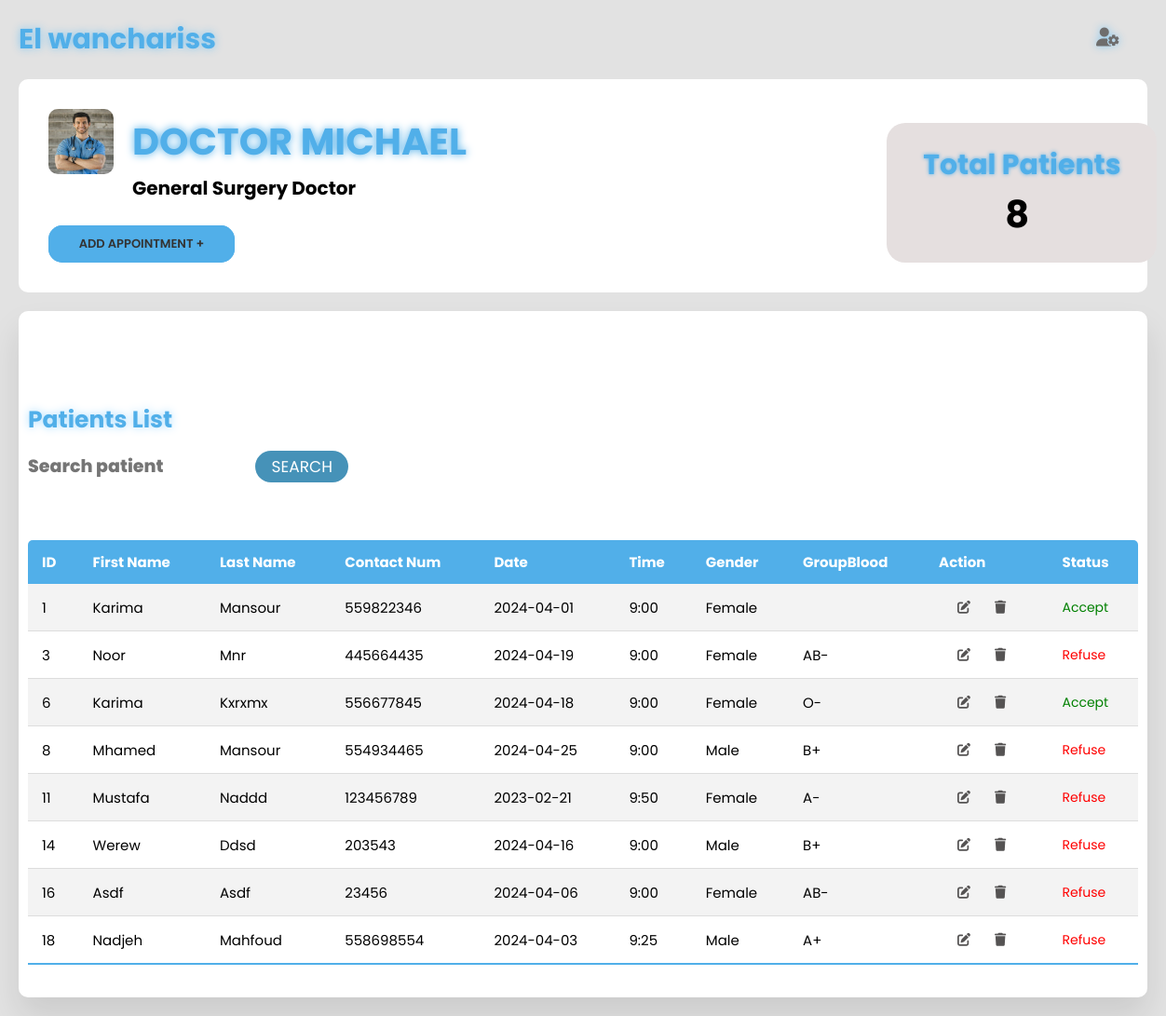
The app's page /dr2admin.php with its own data.
### tables this page shows
CREATE TABLE `patient_dr2` (
  `ID` int(100) NOT NULL,
  `first_name` varchar(255) NOT NULL,
  `last_name` varchar(255) NOT NULL,
  `gender` varchar(255) NOT NULL,
  `contact` int(255) NOT NULL,
  `date` date NOT NULL,
  `time` varchar(200) NOT NULL,
  `status` varchar(100) NOT NULL,
  `groupBlood` varchar(200) NOT NULL
);

### dr2admin.php (the view, shortened to what this page needs)
<?php
include "db_conn.php";
?>
<span style="font-family: verdana, geneva, sans-serif;"><!DOCTYPE html>
    <html lang="en">
    <head>
      <link rel="stylesheet" href="dr1userr.css" />
      <link rel="stylesheet" href="https://cdnjs.cloudflare.com/ajax/libs/font-awesome/5.15.4/css/all.min.css"/>
      <link rel="stylesheet" href="https://cdnjs.cloudflare.com/ajax/libs/font-awesome/6.4.0/css/all.min.css" />
    </head>
    <body>
      <div class="container">
        <section class="main">
          <div class="main-top">
            <h1>El wanchariss</h1>
            <i class="fas fa-user-cog"></i>
          </div>
          <div class="card--container">
            <div class="center">
                <img src="dr2.jpg" alt="" class="img">
               <h2 class="tony">DOCTOR  MICHAEL</h2><br>
            </div>
             <h3 class="dr1">General Surgery Doctor</h3> <br>
             <button class="btnadd"><a href="RVdr2admin.php" class="btnadd">Add appointment +</a></button>
                <div class="patient--card">
                        <div class="amount">
                            <h1 class="title"> Total Patients </h1>
                             <?php
                               $dash_user_query="SELECT * FROM `patient_dr2`";
                               $dash_user_query_run=mysqli_query($conn,$dash_user_query);
                               if($user_total=mysqli_num_rows($dash_user_query_run)){
                                echo'<h4 class="mb-0"> '.$user_total.'</h4>';
                               }else{
                                echo'<h4 class="mb-0"> No data </h4>';
                               }
                             ?>
                        </div>
                </div>
          </div>
          <section class="attendance">
            <div class="attendance-list">
            <h1 class="h1">Patients List</h1>
            <form method="post">
                <input class="search" type="text" placeholder="Search patient" name="search">
                <button class="btn" name="submit" style="background-color:#4692b8;border-color:#4692b8">Search</button>
            </form>
    <table class="table table-hover text-center" >
        <thead class="table-primary">
             <tr>
                <th>ID</th>
                <th>First Name</th>
                <th>Last Name</th>
                <th>Contact Num</th>
                <th>Date </th>
                <th>Time</th>
                <th>Gender</th>
                <th>GroupBlood</th>
                <th>Action</th>
                <th>Status</th>
              </tr>
        </thead>
        <tbody>
                    <?php
                    include "db_conn.php";
                      $sql = "SELECT * FROM patient_dr2";
                      $result = mysqli_query($conn, $sql);
                      while($row = mysqli_fetch_assoc($result)){
                        ?>
                    <tr>
                            <td><?php echo $row['ID'] ?></td>
                            <td><?php echo $row['first_name'] ?></td>
                            <td><?php echo $row['last_name'] ?></td>
                            <td><?php echo $row['contact'] ?></td>
                            <td><?php echo $row['date'] ?></td>
                            <td><?php echo $row['time'] ?></td>
                            <td><?php echo $row['gender'] ?></td>
                            <td><?php echo $row['groupBlood'] ?></td>
                            <td class="icons">
                            <a href="editadmindr2.php?id=<?php echo $row['ID'] ?>"class="link-dark"><i class="fa-solid fa-pen-to-square fs-5 me-3"></i></a>
                            <a href="deleteadmindr2.php?id=<?php echo $row['ID'] ?>" class="link-dark"><i class="fa-solid fa-trash fs-5 "></i></a>
                            </td>
                            <td>
                                <?php
                                if($row['status']==1){
                                    echo '<p><a href="statusadmindr2.php?ID=' .$row['ID'].'$status=0" class=" btn_success name="status">Accept</a></p>';
                                }else{
                                    echo '<p><a href="statusadmindr2.php?ID=' .$row['ID'].'$status=1" class=" btn_danger name="status">Refuse</a></p>';
                                }
                                ?>
                            </td>
                        </tr>
                        <?php
                      }
                    ?>
             </tbody>
        </table>
            </div>
          </section>
        </section>
      </div>
    </body>
    </html>
    </span>

### dr1userr.css (style rules this page uses)
* { margin: 0; padding: 0; outline: none; border: none; text-decoration: none; box-sizing: border-box; font-family: "Poppins", sans-serif; }
body { background: rgb(226, 226, 226); }
a { position: relative; width: 280px; font-size: 14px; color: rgb(85, 83, 83); display: table; padding: 10px; }
.container { display: flex; }
.main { position: relative; padding: 20px; width: 100%; }
.main-top { font-size: 20px; display: flex; width: 100%; color: #51afe9; filter: drop-shadow(0 0 5px #85c7f0); margin-bottom: 20px; }
.main-top i { position: absolute; right: 0; margin: 10px 30px; color: rgb(110, 109, 109); cursor: pointer; }
.card--container { background: #fff; padding: 2rem; border-radius: 10px; }
.center { display: flex; align-items: center; }
.img { width: 70px; height: 70px; border-radius: 10px; }
.tony { color: #51afe9; font-size: 40px; filter: drop-shadow(0 0 5px #51afe9); margin-left: 20px; }
.dr1 { font-size: 20px; margin-left: 90px; }
.btnadd { font-size: 13px; width: 200px; color: #333; background-color:#51afe9; border: none ; margin-right: 30px; transition: all .42s; border-radius: 15px; text-transform: uppercase; font-weight: 600; align-items: center; }
.attendance { margin-top: 20px; text-transform: capitalize; }
.attendance-list { width: 100%; padding: 10px; margin-top: 10px; background: #fff; border-radius: 10px; box-shadow: 0 20px 35px rgba(0, 0, 0, 0.1); }
.table { border-collapse: collapse; margin: 25px 0; font-size: 15px; min-width: 100%; overflow: hidden; border-radius: 5px 5px 0 0; }
table thead tr { color: #fff; background: #51afe9; text-align: left; font-weight: bold; }
.table th, .table td { padding: 12px 15px; }
.icons { display: flex; align-items: center; }
.table td .link-dark { padding: 6px 20px; border-radius: 10px; cursor: pointer; width: 10px; align-items: center; display: flex; }
.table tbody tr { border-bottom: 1px solid #ddd; }
.table tbody tr:nth-of-type(odd) { background: #f3f3f3; }
.table tbody tr:last-of-type { border-bottom: 2px solid #51afe9; }

### dr2admin.php (style rules this page uses)
.title { font-size: 30px; color: #51afe9; filter: drop-shadow(0 0 2px #51afe9); margin-left: 20px; }
.mb-0 { font-size: 40px; margin-left: 108px; }
.patient--card { bottom: 150px; position: relative; float: left; margin-left: 900px; background: rgba(229,223,223); border-radius: 20px; padding: 1.2rem; width: 290px; height: 150px; display:flex; align-items: center; transition: all 0.5s ease-in-out; }
.h1 { margin-right: 70px; color: #51afe9; filter: drop-shadow(0 0 5px #a7dcfe); font-size: 25px; }
.search { height: 60px; border: none; border-radius: 20px; width: 240px; font-weight: 800; font-size: 19px; }
.btn { width: 100px; height: 34px; font-size: 17px; text-transform: uppercase; border-radius: 20px; background-color: #51afe9; color: #fff; }
.btn_success { width: 10px; color: green; }
.btn_danger { width: 10px; color: red; }

### records on screen
patient_dr2: ID "1", first_name "Karima", last_name "Mansour", contact "559822346", date "2024-04-01", time "9:00", gender "Female"
patient_dr2: ID "3", first_name "Noor", last_name "Mnr", contact "445664435", date "2024-04-19", time "9:00", gender "Female", groupBlood "AB-"
patient_dr2: ID "6", first_name "Karima", last_name "Kxrxmx", contact "556677845", date "2024-04-18", time "9:00", gender "Female", groupBlood "O-"
patient_dr2: ID "8", first_name "Mhamed", last_name "Mansour", contact "554934465", date "2024-04-25", time "9:00", gender "Male", groupBlood "B+"
patient_dr2: ID "11", first_name "Mustafa", last_name "Naddd", contact "123456789", date "2023-02-21", time "9:50", gender "Female", groupBlood "A-"
patient_dr2: ID "14", first_name "Werew", last_name "Ddsd", contact "203543", date "2024-04-16", time "9:00", gender "Male", groupBlood "B+"
patient_dr2: ID "16", first_name "Asdf", last_name "Asdf", contact "23456", date "2024-04-06", time "9:00", gender "Female", groupBlood "AB-"
patient_dr2: ID "18", first_name "Nadjeh", last_name "Mahfoud", contact "558698554", date "2024-04-03", time "9:25", gender "Male", groupBlood "A+"

### other values on screen
$user_total "8"
